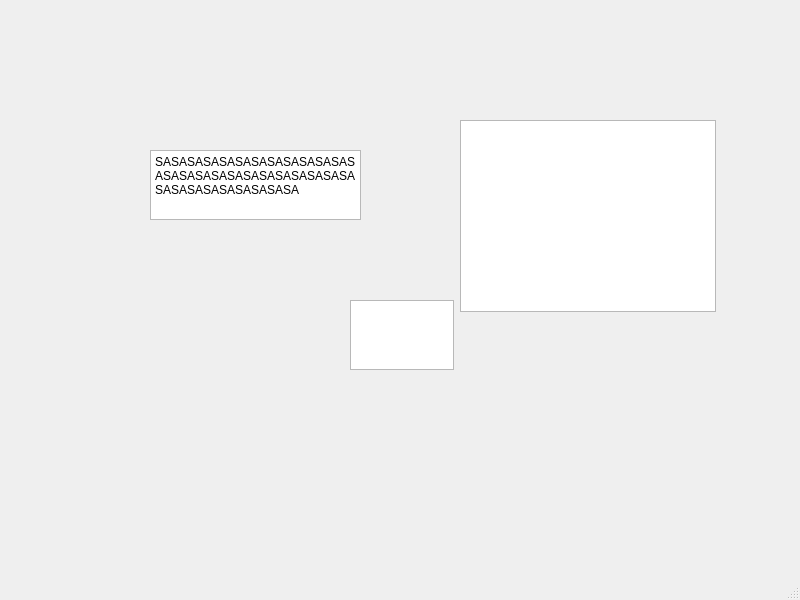
<?xml version="1.0" encoding="UTF-8"?>
<ui version="4.0">
 <class>MainWindow</class>
 <widget class="QMainWindow" name="MainWindow">
  <property name="geometry">
   <rect>
    <x>0</x>
    <y>0</y>
    <width>800</width>
    <height>600</height>
   </rect>
  </property>
  <property name="windowTitle">
   <string>MainWindow</string>
  </property>
  <widget class="QWidget" name="centralwidget">
   <widget class="QPlainTextEdit" name="plainTextEdit">
    <property name="geometry">
     <rect>
      <x>150</x>
      <y>150</y>
      <width>211</width>
      <height>70</height>
     </rect>
    </property>
    <property name="plainText">
     <string>SASASASASASASASASASASASASASASASASASASASASASASASASASASASASASASASASASA</string>
    </property>
   </widget>
   <widget class="QTextEdit" name="textEdit">
    <property name="geometry">
     <rect>
      <x>350</x>
      <y>300</y>
      <width>104</width>
      <height>70</height>
     </rect>
    </property>
   </widget>
   <widget class="QTextBrowser" name="textBrowser">
    <property name="geometry">
     <rect>
      <x>460</x>
      <y>120</y>
      <width>256</width>
      <height>192</height>
     </rect>
    </property>
   </widget>
  </widget>
  <widget class="QMenuBar" name="menubar">
   <property name="geometry">
    <rect>
     <x>0</x>
     <y>0</y>
     <width>800</width>
     <height>22</height>
    </rect>
   </property>
  </widget>
  <widget class="QStatusBar" name="statusbar"/>
 </widget>
 <resources/>
 <connections/>
</ui>
